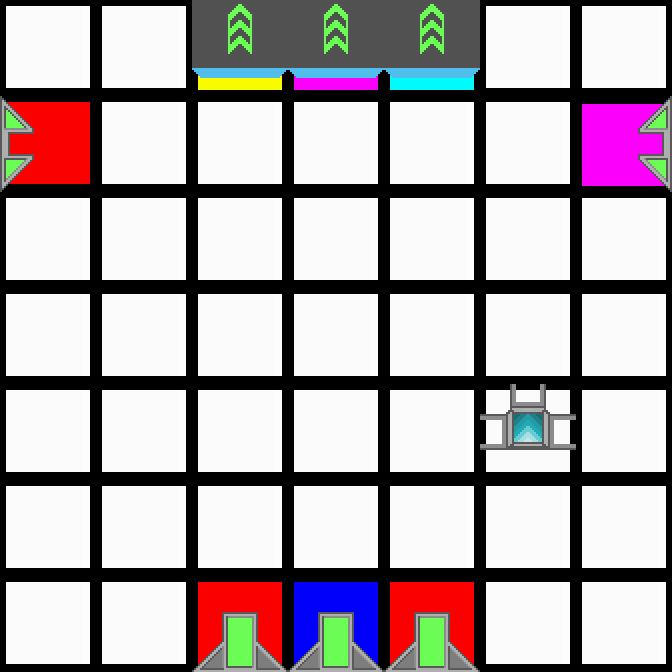

A 2D game scene composited from a Tiled map and its tileset images. What follows is a short description and the map's XML, with every tile layer's data as written:
An orthogonal 7x7 tile map with 96x96 px tiles, 2 tile layers (Colors, Tiles).

<map version="1.0" orientation="orthogonal" renderorder="right-down" width="7" height="7" tilewidth="96" tileheight="96">
 <properties>
  <property name="AvailableColors" value="0, 0, 3, 5, 4" />
  <property name="AvailableTiles" value="2, 2, 25, 26, 27" />
 </properties>
 <tileset firstgid="1" source="../tiles.tsx" />
 <layer name="Colors" width="7" height="7">
  <data encoding="csv">
87,87,84,85,86,87,87,
81,87,87,87,87,87,85,
87,87,87,87,87,87,87,
87,87,87,87,87,87,87,
87,87,87,87,87,87,87,
87,87,87,87,87,87,87,
87,87,81,83,81,87,87
</data>
 </layer>
 <layer name="Tiles" width="7" height="7">
  <data encoding="csv">
1,1,21,21,21,1,1,
10,1,1,1,1,1,12,
1,1,1,1,1,1,1,
1,1,1,1,1,1,1,
1,1,1,1,1,13,1,
1,1,1,1,1,1,1,
1,1,5,5,5,1,1
</data>
 </layer>
</map>
